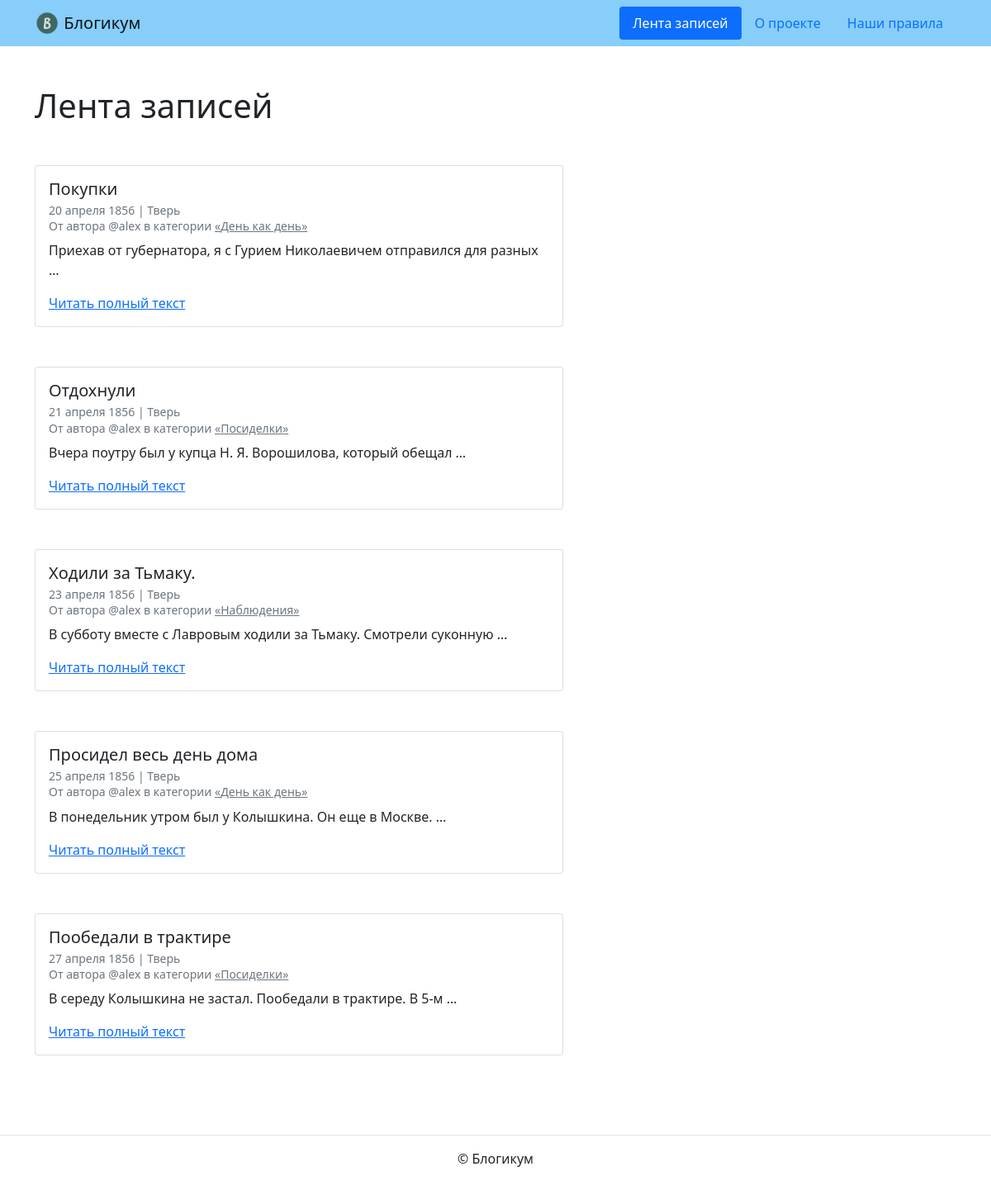
The page / on the database its author committed.
### blog/models.py (models this page shows, shortened)
class Post(IsPublishedModel):
    title = models.CharField(
        max_length=256,
        verbose_name='Заголовок'
    )
    text = models.TextField(
        verbose_name='Текст'
    )
    pub_date = models.DateTimeField(
        verbose_name='Дата и время публикации',
        help_text='Если установить дату и время в будущем '
                  '— можно делать отложенные публикации.'
    )
    author = models.ForeignKey(
        User,
        on_delete=models.CASCADE,
        verbose_name='Автор публикации',
        related_name='posts',
    )
    category = models.ForeignKey(
        'Category',
        on_delete=models.CASCADE,
        null=True,
        verbose_name='Категория',
        related_name='posts',
    )
    location = models.ForeignKey(
        'Location',
        on_delete=models.SET_NULL,
        null=True,
        verbose_name='Местоположение',
        related_name='posts',
    )
    class Meta:
        ordering = ('-pub_date',)
        verbose_name = 'публикация'
        verbose_name_plural = 'Публикации'

class Location(IsPublishedModel):
    name = models.CharField(
        max_length=256,
        verbose_name='Название места'
    )
    class Meta:
        ordering = ('name',)
        verbose_name = 'местоположение'
        verbose_name_plural = 'Местоположения'

class Category(IsPublishedModel):
    title = models.CharField(
        max_length=256,
        verbose_name='Заголовок'
    )
    description = models.TextField(
        verbose_name='Описание'
    )
    slug = models.SlugField(
        max_length=64,
        unique=True,
        verbose_name='Идентификатор',
        help_text=('Идентификатор страницы для URL; разрешены символы'
                   ' латиницы, цифры, дефис и подчёркивание.')
    )
    class Meta:
        ordering = ('title',)
        verbose_name = 'категория'
        verbose_name_plural = 'Категории'

### blog/views.py (the view)
# urls.py: path('', views.index, name='index'),
def index(request):
    template = 'blog/index.html'
    post_list = get_posts(Post.objects).filter(
        category__is_published=True
    ).order_by('pub_date')[:5]
    context = {'post_list': post_list}
    return render(request, template, context)

### blog/views.py (called while the page is built)
def get_posts(post_objects):
    return post_objects.select_related(
        'location',
        'author',
        'category'
    ).filter(
        pub_date__lt=datetime.now(),
        is_published=True
    )

### templates/blog/index.html (shortened to what this page needs)
{% extends "base.html" %}
{% block content %}
  <h1 class="mb-5">Лента записей</h1>
  {% for post in post_list %}
    <article class="mb-5">
      {% include "includes/post_card.html" %}
    </article>
  {% endfor %}
{% endblock %}

### templates/base.html (shortened to what this page needs)
{% load static %}
<!DOCTYPE html>
<html lang="ru">
  <head>
    <link rel="stylesheet" href="{% static 'css/bootstrap.min.css' %}">
  </head>
  <body>
    {% include "includes/header.html" %}
    <main>
      <div class="container py-5">
      {% block content %}{% endblock %}
      </div>
    </main>
    {% include "includes/footer.html" %}
  </body>
</html>

### templates/includes/header.html
{% load static %}
<header>
  <nav class="navbar navbar-light" style="background-color: lightskyblue">
    <div class="container">
      <a class="navbar-brand" href="{% url 'blog:index' %}">
        <img src="{% static 'img/logo.png' %}" width="30" height="30" class="d-inline-block align-top" alt="">
        Блогикум
      </a>
      {% with request.resolver_match.view_name as view_name %}
        <ul class="nav  nav-pills">
          <li class="nav-item">
            <a class="nav-link {% if view_name == 'blog:index' %} active {% endif %}" href="{% url 'blog:index' %}">
              Лента записей
            </a>
          </li>
          <li class="nav-item">
            <a class="nav-link {% if view_name == 'pages:about' %} active {% endif %}" href="{% url 'pages:about' %}">
              О проекте
            </a>
          </li>
          <li class="nav-item">
            <a class="nav-link {% if view_name == 'pages:rules' %} active {% endif %}" href="{% url 'pages:rules' %}">
              Наши правила
            </a>
          </li>
        </ul>
      {% endwith %}
    </div>
  </nav>
</header>

### templates/includes/post_card.html
<div class="card" style="width: 40rem;">
  <div class="card-body">
    <h5 class="card-title">{{ post.title }}</h5>
    <h6 class="card-subtitle mb-2 text-muted">
      <small>
        {{ post.pub_date|date:"d E Y" }} | {% if post.location and post.location.is_published %}{{ post.location.name }}{% else %}Планета Земля{% endif %}<br>
        От автора @{{ post.author.username }} в категории {% include "includes/category_link.html" %}
      </small>
    </h6>
    <p class="card-text">{{ post.text|truncatewords:10 }}</p>
    <a href="{% url 'blog:post_detail' post.id %}" class="card-link">Читать полный текст</a>
  </div>
</div>

### templates/includes/category_link.html
<a class="text-muted" href="{% url 'blog:category_posts' post.category.slug %}">
  «{{ post.category.title }}»
</a>

### templates/includes/footer.html
<footer class="border-top text-center py-3">
  <p>© Блогикум</p>
</footer>

### rows shown on the page
Post: title "Покупки", pub_date "20 апреля 1856", location.name "Тверь", author.username "alex", category "День как день", text "Приехав от губернатора, я с Гурием Николаевичем отправился для разных …"
Post: title "Отдохнули", pub_date "21 апреля 1856", location.name "Тверь", author.username "alex", category "Посиделки", text "Вчера поутру был у купца Н. Я. Ворошилова, который обещал …"
Post: title "Ходили за Тьмаку.", pub_date "23 апреля 1856", location.name "Тверь", author.username "alex", category "Наблюдения", text "В субботу вместе с Лавровым ходили за Тьмаку. Смотрели суконную …"
Post: title "Просидел весь день дома", pub_date "25 апреля 1856", location.name "Тверь", author.username "alex", category "День как день", text "В понедельник утром был у Колышкина. Он еще в Москве. …"
Post: title "Пообедали в трактире", pub_date "27 апреля 1856", location.name "Тверь", author.username "alex", category "Посиделки", text "В середу Колышкина не застал. Пообедали в трактире. В 5-м …"
